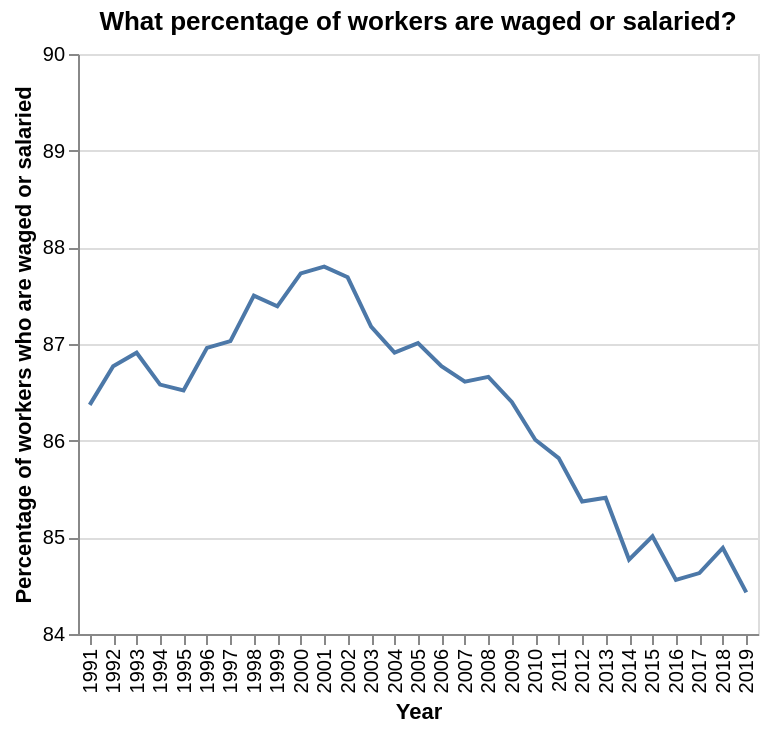

Describe this chart as a Vega-Lite specification.
### Vega-Lite specification from a JSON file in a GitHub repository (floating-point values rounded to 4 significant figures)
{"$schema": "https://vega.github.io/schema/vega-lite/v5.json", "title": {"text": "What percentage of workers are waged or salaried?"}, "width": 340, "height": 290, "data": {"values": [{"wage": "86.37000275", "year": "1991"}, {"wage": "86.76999664", "year": "1992"}, {"wage": "86.91000366", "year": "1993"}, {"wage": "86.58000183", "year": "1994"}, {"wage": "86.51999664", "year": "1995"}, {"wage": "86.95999908", "year": "1996"}, {"wage": "87.02999878", "year": "1997"}, {"wage": "87.5", "year": "1998"}, {"wage": "87.38999939", "year": "1999"}, {"wage": "87.73000336", "year": "2000"}, {"wage": "87.80000305", "year": "2001"}, {"wage": "87.69000244", "year": "2002"}, {"wage": "87.18000031", "year": "2003"}, {"wage": "86.91000366", "year": "2004"}, {"wage": "87.01000214", "year": "2005"}, {"wage": "86.76999664", "year": "2006"}, {"wage": "86.61000061", "year": "2007"}, {"wage": "86.66000366", "year": "2008"}, {"wage": "86.40000153", "year": "2009"}, {"wage": "86.01000214", "year": "2010"}, {"wage": "85.81999969", "year": "2011"}, {"wage": "85.37000275", "year": "2012"}, {"wage": "85.41000366", "year": "2013"}, {"wage": "84.76999664", "year": "2014"}, {"wage": "85.01000214", "year": "2015"}, {"wage": "84.55999756", "year": "2016"}, {"wage": "84.62999725", "year": "2017"}, {"wage": "84.88999939", "year": "2018"}, {"wage": "84.43000031", "year": "2019"}]}, "mark": "line", "encoding": {"x": {"field": "year", "title": "Year"}, "y": {"field": "wage", "type": "quantitative", "title": "Percentage of workers who are waged or salaried", "scale": {"domain": [84, 90]}}}}
